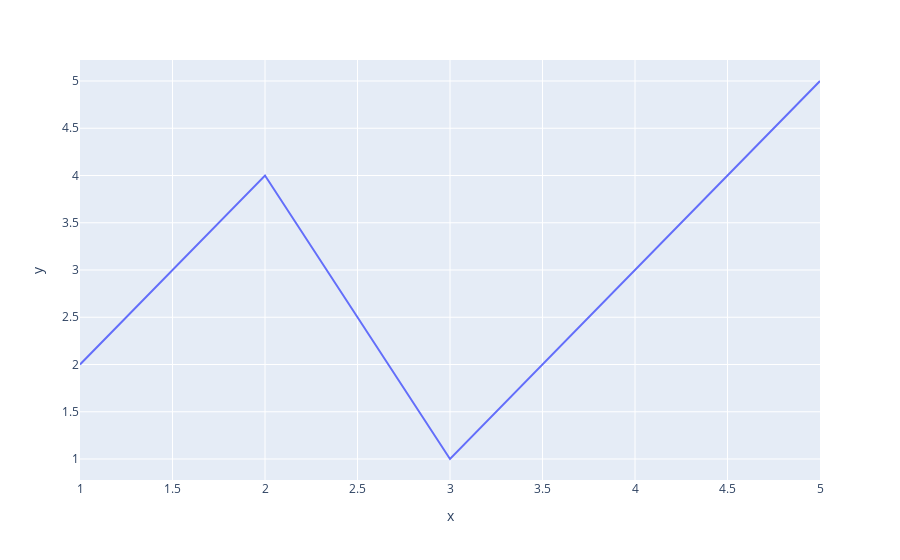

Here is the notebook cell this chart was saved with:
### Markdown cell above
## Plotly Express Line Chart

### Code cell
import plotly.express as px
x = [1, 2, 3, 4, 5]
y = [2, 4, 1, 3, 5]
fig = px.line(x=x, y=y)
fig.show()

### Figure 1 — Plotly figure (JSON) as saved in the notebook; plotly's stock layout.template omitted (floating-point values rounded to 4 significant figures)
{"data": [{"hovertemplate": "x=%{x}<br>y=%{y}<extra></extra>", "legendgroup": "", "line": {"color": "#636efa", "dash": "solid"}, "marker": {"symbol": "circle"}, "mode": "lines", "name": "", "orientation": "v", "showlegend": false, "type": "scatter", "x": [1, 2, 3, 4, 5], "xaxis": "x", "y": [2, 4, 1, 3, 5], "yaxis": "y"}], "layout": {"legend": {"tracegroupgap": 0}, "margin": {"t": 60}, "xaxis": {"anchor": "y", "domain": [0, 1], "title": {"text": "x"}}, "yaxis": {"anchor": "x", "domain": [0, 1], "title": {"text": "y"}}}}
